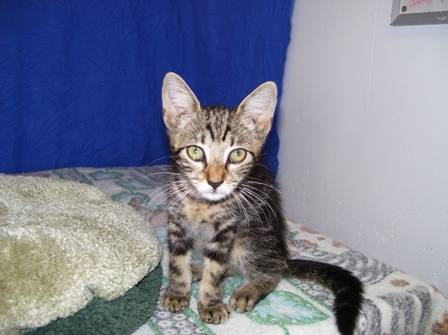
#> input picture PRODIGY_ML_03/test/cats/9950.jpg, 448 x 335 px, found by its file name; its folder holds only this picture in this run
$ python svm_classification.py
#> lines starting #> are read from the running program, lines starting #| are printed output that depends on the picture
import os
import cv2
import numpy as np
from sklearn import svm
from sklearn.metrics import accuracy_score
import joblib

# Function to load images and labels
def load_data(data_dir):
#> called with data_dir = 'C:\\Users\\sachin\\PRODIGY_ML_03\\train'
    images = []
    labels = []
    for label in ['cats', 'dogs']:
        dir_path = os.path.join(data_dir, label)
        for img_name in os.listdir(dir_path):
            img_path = os.path.join(dir_path, img_name)
            img = cv2.imread(img_path, cv2.IMREAD_GRAYSCALE)
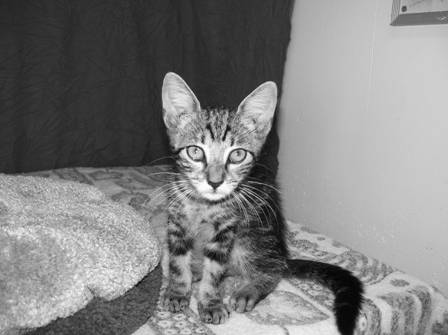
#> img: shape (335, 448); min 0, max 255, mean 128.1
            img = cv2.resize(img, (64, 64))  # Resize to 64x64
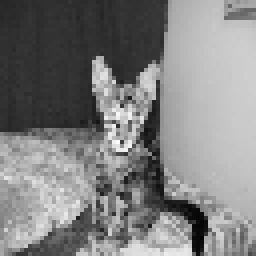
#> img: shape (64, 64) (shown 4 times larger); min 1, max 251, mean 128.3
            images.append(img.flatten())  # Flatten the image
            labels.append(0 if label == 'cats' else 1)
    return np.array(images), np.array(labels)

# Load training data
train_dir = 'C:\\Users\\sachin\\PRODIGY_ML_03\\train'
#> (the run stopped early here; a loop or call above may not have finished)
